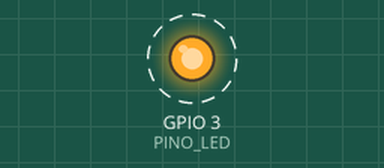
A sketch run on a simulated ESP32-S3. On the bench: output pins drawn as LEDs (lit = HIGH). Dashed ring = blinking. Pins used as bus, display or sensor lines are not drawn; what the sketch prints to the serial monitor is not drawn.

Above: at 2.7 s.
Timing chart, 0 to 5.4 s (numbered marks = the images above):
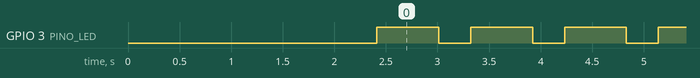

Measured:
- by itself, GPIO 3 (PINO_LED): alternates HIGH for 0.60 s and LOW for 0.31 s

The sketch:

diag_emular.ino
```cpp
// Bancada: o PN532 fingindo ser um crachá, para o dongle ler.
//
// Se der certo, é o gerador de turma que falta: uma fila de "alunos"
// chegando no dongle de verdade, com o ritmo que se quiser — inclusive os
// casos que a mão humana não reproduz (dois crachás em 50 ms, o mesmo crachá
// dez vezes, 300 pessoas em sequência).
//
// **O limite conhecido, dito antes do teste:** o firmware do PN532 mascara o
// primeiro byte do UID com `0x08` no modo alvo, como contramedida contra
// clonagem. Então dá para emular *um* crachá, nunca *aquele* crachá. Para o
// Adsum tanto faz, que aceita qualquer UID de 4 bytes; para dizer "reproduzi
// o crachá do CIn", não serve.
//
// O comando é o `TgInitAsTarget` (D4 8C), que fica **bloqueado** até um leitor
// selecionar o alvo — é por isso que o laço aqui tem espera longa e o
// resultado interessante é justamente ele voltar. Voltou: algum leitor
// encostou e nos selecionou.
//
// Protocolo de SPI igual ao do `diag_spi` (ver o README): rajada de 0x55 para
// acordar, bits invertidos à mão, ACK e resposta em separado.

#include <Arduino.h>
#include <SPI.h>

static const int PINO_SCK = 4, PINO_MISO = 5, PINO_MOSI = 6, PINO_CS = 7;
/** LED verde: aceso enquanto o alvo está no ar, pisca rápido quando um leitor
    seleciona o alvo — dá para acompanhar a bancada sem olhar o monitor. */
static const int PINO_LED = 3;
static const uint8_t ESCREVER = 0x01, LER_ESTADO = 0x02, LER_DADOS = 0x03;

SPISettings ajustes(1000000, MSBFIRST, SPI_MODE0);

/** Os três bytes configuráveis do UID. O primeiro, `0x08`, é do firmware. */
uint8_t uidDoAluno[3] = {0x01, 0x02, 0x03};
int aluno = 0;

uint8_t inverter(uint8_t b) {
  uint8_t r = 0;
  for (int i = 0; i < 8; i++) {
    r <<= 1;
    r |= b & 1;
    b >>= 1;
  }
  return r;
}

void acordar() {
  SPI.beginTransaction(ajustes);
  digitalWrite(PINO_CS, LOW);
  delay(2);
  for (int i = 0; i < 16; i++) SPI.transfer(0x55);
  for (int i = 0; i < 3; i++) SPI.transfer(0x00);
  delay(2);
  digitalWrite(PINO_CS, HIGH);
  SPI.endTransaction();
  delay(300);
}

/** Monta `00 00 FF LEN LCS <dados> DCS 00` e manda. */
void enviarComando(const uint8_t* dados, size_t n) {
  uint8_t soma = 0;
  for (size_t i = 0; i < n; i++) soma += dados[i];
  SPI.beginTransaction(ajustes);
  digitalWrite(PINO_CS, LOW);
  delay(2);
  SPI.transfer(inverter(ESCREVER));
  const uint8_t cabecalho[] = {0x00, 0x00, 0xFF, (uint8_t)n, (uint8_t)(~n + 1)};
  for (uint8_t b : cabecalho) SPI.transfer(inverter(b));
  for (size_t i = 0; i < n; i++) SPI.transfer(inverter(dados[i]));
  SPI.transfer(inverter((uint8_t)(~soma + 1)));
  SPI.transfer(inverter(0x00));
  delay(2);
  digitalWrite(PINO_CS, HIGH);
  SPI.endTransaction();
}

bool pronto() {
  delay(20);
  SPI.beginTransaction(ajustes);
  digitalWrite(PINO_CS, LOW);
  delay(2);
  SPI.transfer(inverter(LER_ESTADO));
  const uint8_t cru = SPI.transfer(0x00);
  delay(2);
  digitalWrite(PINO_CS, HIGH);
  SPI.endTransaction();
  return inverter(cru) == 0x01;
}

bool esperar(int tentativas) {
  for (int i = 0; i < tentativas; i++) if (pronto()) return true;
  return false;
}

int lerQuadro(uint8_t* destino, int quantos) {
  SPI.beginTransaction(ajustes);
  digitalWrite(PINO_CS, LOW);
  delay(2);
  SPI.transfer(inverter(LER_DADOS));
  for (int i = 0; i < quantos; i++) destino[i] = inverter(SPI.transfer(0x00));
  delay(2);
  digitalWrite(PINO_CS, HIGH);
  SPI.endTransaction();
  return quantos;
}

void setup() {
  Serial.begin(115200);
  delay(1500);
  Serial.println("#DIAG diag_emular — o PN532 vira crachá; encoste o dongle nele");
  pinMode(PINO_LED, OUTPUT);
  digitalWrite(PINO_LED, LOW);
  pinMode(PINO_CS, OUTPUT);
  digitalWrite(PINO_CS, HIGH);
  SPI.begin(PINO_SCK, PINO_MISO, PINO_MOSI, PINO_CS);
  acordar();

  // Versão, só para confirmar que o módulo está conversando.
  const uint8_t versao[] = {0xD4, 0x02};
  uint8_t r[32];
  enviarComando(versao, sizeof versao);
  if (esperar(25)) {
    lerQuadro(r, 6);
    if (esperar(25)) {
      lerQuadro(r, 14);
      Serial.printf("#DIAG PN532 firmware %d.%d\n", r[8], r[9]);
    }
  }
}

void loop() {
  // Um "aluno" por rodada: três bytes de UID que mudam a cada tentativa.
  uidDoAluno[2] = (uint8_t)(++aluno);

  const uint8_t comando[] = {
    0xD4, 0x8C,
    0x05,                                        // passivo, só PICC
    0x04, 0x00,                                  // SENS_RES (ATQA) de Mifare
    uidDoAluno[0], uidDoAluno[1], uidDoAluno[2], // NFCID1t: 3 bytes (o 1º sai 0x08)
    0x08,                                        // SEL_RES (SAK) de Mifare Classic 1K
    // FeliCaParams: 18 bytes, sem uso aqui
    0x01, 0xFE, 0x0F, 0xBB, 0xBA, 0xA6, 0xC9, 0x89, 0x00, 0x00, 0x00, 0x00, 0x00, 0x00, 0x00, 0x00,
    0xFF, 0xFF,
    // NFCID3t: 10 bytes
    0x01, 0xFE, 0x0F, 0xBB, 0xBA, 0xA6, 0xC9, 0x89, 0x00, 0x00,
    0x00,  // LENGb: sem general bytes
    0x00,  // LENk: sem historical bytes
  };

  Serial.printf("\n#DIAG alvo %d: UID 08 %02X %02X %02X — aproxime o dongle (15 s)\n", aluno,
                uidDoAluno[0], uidDoAluno[1], uidDoAluno[2]);
  enviarComando(comando, sizeof comando);
  digitalWrite(PINO_LED, HIGH); // alvo no ar, esperando leitor

  if (!esperar(25)) {
    digitalWrite(PINO_LED, LOW);
    Serial.println("#DIAG nem o ACK voltou — o comando não foi aceito");
    acordar();
    return;
  }
  uint8_t ack[6];
  lerQuadro(ack, 6);

  // Daqui em diante o PN532 fica esperando um leitor. Cada `pronto()` custa
  // ~25 ms, então 600 tentativas dão uns 15 s de espera.
  if (!esperar(600)) {
    digitalWrite(PINO_LED, LOW);
    Serial.println("#DIAG ninguém selecionou o alvo nesta rodada");
    // Sai do modo alvo para a próxima rodada começar limpa.
    acordar();
    return;
  }

  uint8_t r[32] = {0};
  lerQuadro(r, 20);
  Serial.print("#DIAG >>> UM LEITOR SELECIONOU O ALVO <<< resposta: ");
  for (int i = 0; i < 12; i++) Serial.printf("%02X ", r[i]);
  Serial.println();
  for (int i = 0; i < 6; i++) { // pisca: fomos selecionados
    digitalWrite(PINO_LED, LOW);
    delay(60);
    digitalWrite(PINO_LED, HIGH);
    delay(60);
  }
  digitalWrite(PINO_LED, LOW);
  // r[7] é o modo em que fomos ativados; r[8] em diante, o primeiro comando
  // que o leitor mandou, se mandou algum.
  delay(500);
  acordar();
}
```
